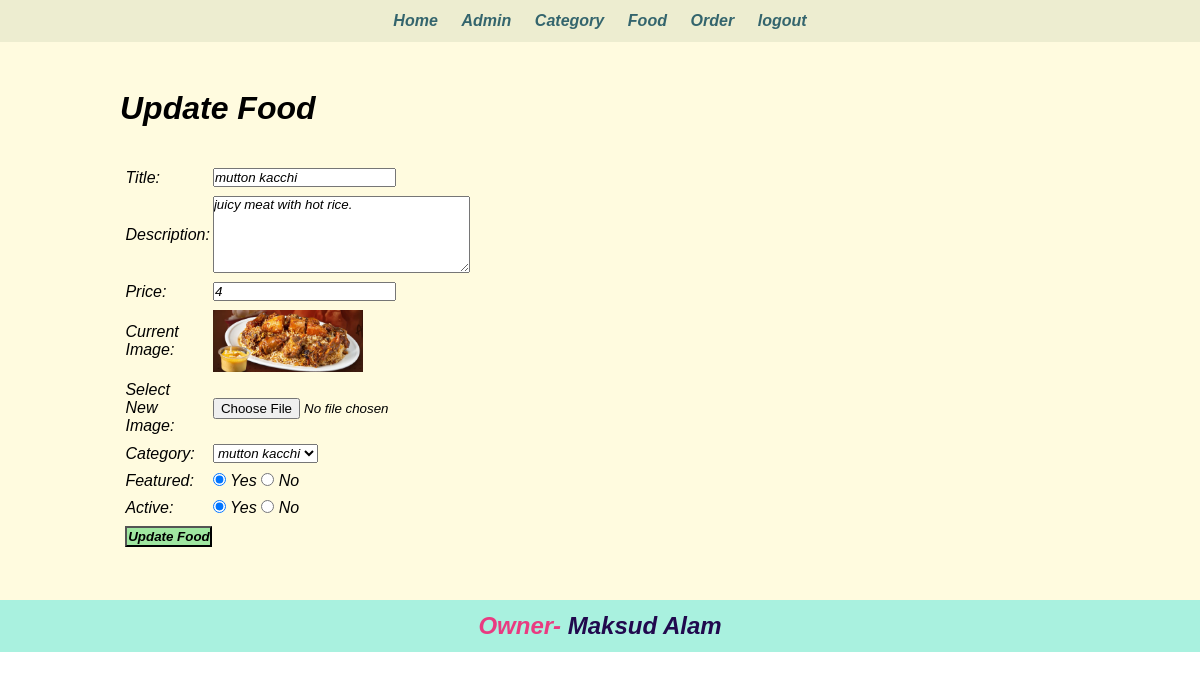
/admin/update-food.php?id=6 (signed in), run on the app's committed database.
### tables this page shows
CREATE TABLE `tbl_food` (
  `id` int(10) UNSIGNED NOT NULL,
  `title` varchar(100) NOT NULL,
  `description` text NOT NULL,
  `price` decimal(10,0) NOT NULL,
  `image_name` varchar(255) NOT NULL,
  `category_id` int(10) UNSIGNED NOT NULL,
  `featured` varchar(10) NOT NULL,
  `active` varchar(10) NOT NULL
);

CREATE TABLE `tbl_category` (
  `id` int(10) UNSIGNED NOT NULL,
  `title` varchar(100) NOT NULL,
  `image_name` varchar(255) NOT NULL,
  `featured` varchar(10) NOT NULL,
  `active` varchar(10) NOT NULL
);

### admin/update-food.php (the view, shortened to what this page needs)
<?php include('partials/menu.php'); ?>
<?php
    if(isset($_GET['id']))
    {
        $id = $_GET['id'];
        $sql2 = "SELECT * FROM tbl_food WHERE id=$id";
        $res2 = mysqli_query($conn, $sql2);
        $row2 = mysqli_fetch_assoc($res2);
        $title = $row2['title'];
        $description = $row2['description'];
        $price = $row2['price'];
        $current_image = $row2['image_name'];
        $current_category = $row2['category_id'];
        $featured = $row2['featured'];
        $active = $row2['active'];
    }
    else
    {
        header('location:'.SITEURL.'admin/manage-food.php');
    }
?>
<div class="main-content">
    <div class="wrapper">
        <h1>Update Food</h1>
        <br><br>
        <form action="" method="POST" enctype="multipart/form-data">
        <table class="tbl-30">
            <tr>
                <td>Title: </td>
                <td>
                    <input type="text" name="title" value="<?php echo $title; ?>">
                </td>
            </tr>
            <tr>
                <td>Description: </td>
                <td>
                    <textarea name="description" cols="30" rows="5"><?php echo $description; ?></textarea>
                </td>
            </tr>
            <tr>
                <td>Price: </td>
                <td>
                    <input type="number" name="price" value="<?php echo $price; ?>">
                </td>
            </tr>
            <tr>
                <td>Current Image: </td>
                <td>
                    <?php
                        if($current_image == "")
                        {
                            echo "<div class='error'>Image not Available.</div>";
                        }
                        else
                        {
                            ?>
                            <img src="<?php echo SITEURL; ?>images/food/<?php echo $current_image; ?>" width="150px">
                            <?php
                        }
                    ?>
                </td>
            </tr>
            <tr>
                <td>Select New Image: </td>
                <td>
                    <input type="file" name="image">
                </td>
            </tr>
            <tr>
                <td>Category: </td>
                <td>
                    <select name="category">
                        <?php
                            $sql = "SELECT * FROM tbl_category WHERE active='Yes'";
                            $res = mysqli_query($conn, $sql);
                            $count = mysqli_num_rows($res);
                            if($count>0)
                            {
                                while($row=mysqli_fetch_assoc($res))
                                {
                                    $category_title = $row['title'];
                                    $category_id = $row['id'];
                                    ?>
                                    <option <?php if($current_category==$category_id){echo "selected";} ?> value="<?php echo $category_id; ?>"><?php echo $category_title; ?></option>
                                    <?php
                                }
                            }
                            else
                            {
                                echo "<option value='0'>Category Not Available.</option>";
                            }
                        ?>
                    </select>
                </td>
            </tr>
            <tr>
                <td>Featured: </td>
                <td>
                    <input <?php if($featured=="Yes") {echo "checked";} ?> type="radio" name="featured" value="Yes"> Yes
                    <input <?php if($featured=="No") {echo "checked";} ?> type="radio" name="featured" value="No"> No
                </td>
            </tr>
            <tr>
                <td>Active: </td>
                <td>
                    <input <?php if($active=="Yes") {echo "checked";} ?> type="radio" name="active" value="Yes"> Yes
                    <input <?php if($active=="No") {echo "checked";} ?> type="radio" name="active" value="No"> No
                </td>
            </tr>
            <tr>
                <td>
                    <input type="submit" name="submit" value="Update Food" class="btn-secondary">
                </td>
            </tr>
        </table>
        </form>
    </div>
</div>
<?php include('partials/footer.php'); ?>

### css/admin.css (style rules this page uses)
* { margin: 0; padding: 0; font-style: italic; font-family: sans-serif, cursive; }
.wrapper { padding: 1%; width: 80%; margin: 0 auto; }
.tbl-30 { width: 30%; }
table tr td { padding: 1%; }
.btn-secondary { background-color: #9fe6a0; padding: 1%; color: black; text-decoration: none; font-weight: bold; }
.main-content { background-color: #fffbdf; padding: 3% 0; }

### data on the page
tbl_food: title "mutton kacchi", description "juicy meat with hot rice.", price "4", image_name (picture), category "mutton kacchi", featured "☑", active "☑"
